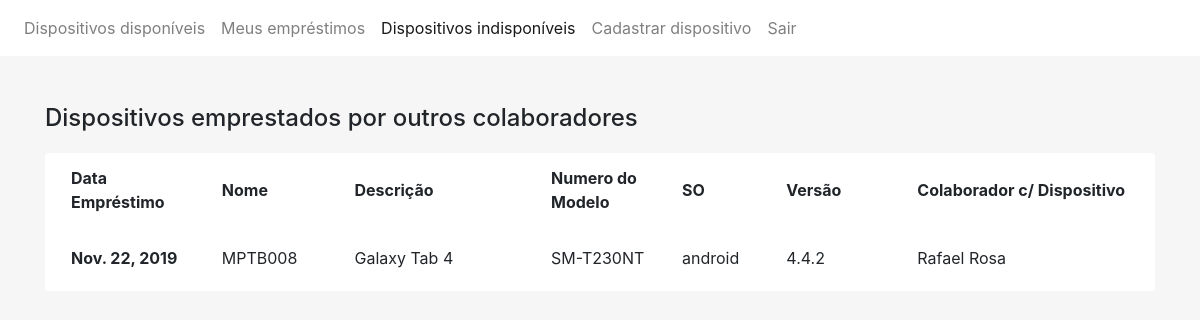
Screenshot of /dispositivos_emprestados/ (signed in) with the database file from the repository.
### dispositivos/models.py (models this page shows)
class DispositivosColaborador(models.Model):
    dispositivo = models.ForeignKey(Dispositivos, on_delete=models.DO_NOTHING)
    colaborador = models.ForeignKey('colaboradores.Colaborador', on_delete=models.DO_NOTHING)
    data_de_emprestimo = models.DateField()
    data_de_devolucao = models.DateTimeField(null=True)
    ultima_alteracao = models.DateTimeField(null=True)

class Dispositivos(models.Model):
    os = models.CharField(max_length=10, null=False)
    nome = models.CharField(max_length=30)
    descricao = models.CharField(max_length=30)
    numeromodelo = models.CharField(max_length=30, default='NULL')
    versao = models.CharField(max_length=10)
    disponivel = models.BooleanField(default=True)
    excluido = models.BooleanField(default=False)
    ultima_alteracao = models.DateTimeField(null=True)

### colaboradores/models.py (models this page shows)
class Colaborador(models.Model):
    user = models.ForeignKey('auth.User', on_delete=models.DO_NOTHING)
    nome = models.CharField(max_length=100)
    email = models.CharField(max_length=100)
    area = models.CharField(max_length=20)
    excluido = models.BooleanField(default=False)
    admin = models.BooleanField(default=False)
    ultima_alteracao = models.DateTimeField(null=True)

### dispositivos/views.py (the view)
# urls.py: path('dispositivos_emprestados/', ListarDispositivosEmprestados.as_view(),
class ListarDispositivosEmprestados(LoginRequiredMixin, View):
    def get(self, request):
        usuario_logado_id = request.user.id
        colaborador_logado = Colaborador.objects.get(user_id=usuario_logado_id)
        vinculos = busca_dispostivos_emprestados()
        return render(request, 'listar_dispositivos_emprestados.html', {'vinculos': vinculos, 'colaborador_logado': colaborador_logado})

### dispositivos/gateway.py (called while the page is built)
def busca_dispostivos_emprestados():
    return DispositivosColaborador.objects.select_related('dispositivo') \
        .filter(data_de_devolucao__isnull=True,
                dispositivo__disponivel=False)

### templates/listar_dispositivos_emprestados.html (shortened to what this page needs)
{% extends 'base.html' %}
{% block active_listar_dispositivos_emprestados %}active{% endblock %}
{% block body %}
    <br><br>
    <div class="container">
    <h4> Dispositivos emprestados por outros colaboradores</h4>
        <table class="table table-bordered">
          <thead>
            <tr>
              <th width="10%" scope="col" class="align-middle">Data Empréstimo</th>
              <th width="10%" scope="col" class="align-middle">Nome</th>
              <th width="15%" scope="col" class="align-middle">Descrição</th>
              <th width="10%" scope="col" class="align-middle">Numero do Modelo</th>
              <th width="5%" scope="col" class="align-middle">SO</th>
              <th width="10%" scope="col" class="align-middle">Versão</th>
              <th width="20%" scope="col" class="align-middle">Colaborador c/ Dispositivo</th>
            </tr>
          </thead>
          <tbody>
            {% for vinculo in vinculos %}
                <tr>
                  <th scope="row" class="align-middle">{{ vinculo.data_de_emprestimo }}</th>
                  <td  class="align-middle">{{ vinculo.dispositivo.nome }}</td>
                  <td  class="align-middle">{{ vinculo.dispositivo.descricao }}</td>
                  <td  class="align-middle">{{ vinculo.dispositivo.numeromodelo }}</td>
                  <td  class="align-middle"  style="text-transform: lowercase">{{ vinculo.dispositivo.os }}</td>
                  <td  class="align-middle">{{ vinculo.dispositivo.versao }}</td>
                  <td  class="align-middle">{{ vinculo.colaborador.nome }}</td>
            {% endfor %}
        </table>
    </div>
{% endblock %}

### templates/base.html (style rules this page uses)
body { background-color: #f6f6f6; }
.table { background-color: #fff; border-radius: 4px; margin: 20px 0; overflow: hidden; }
.table td, .table th { border: none !important; padding-left: 25px; padding-tpo: 20px; padding-bottom: 20px; }
.table td { border-bottom: 1px solid #f6f6f6 !important; }

### rows the page displays
DispositivosColaborador: data_de_emprestimo "Nov. 22, 2019", dispositivo.nome "MPTB008", dispositivo.descricao "Galaxy Tab 4", dispositivo.numeromodelo "SM-T230NT", dispositivo.os "android", dispositivo.versao "4.4.2", colaborador.nome "Rafael Rosa"
